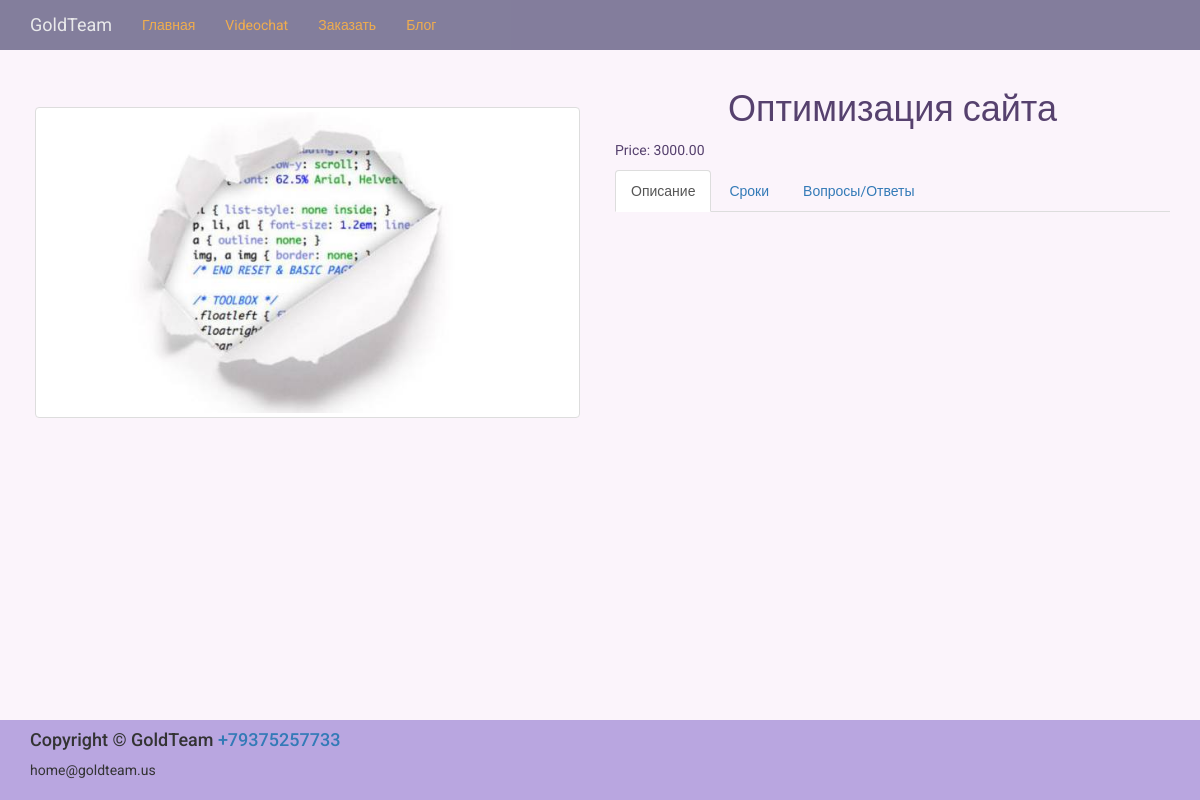
/product/5/, run on the app's committed database.
### products/models.py (models this page shows, shortened)
class ProductImage(models.Model):
    product = models.ForeignKey(Product, blank=True, null=True, default=None)
    image = models.ImageField(upload_to='products_images/')
    is_active = models.BooleanField(default=True)
    is_main = models.BooleanField(default=False)
    created = models.DateTimeField(auto_now_add=True, auto_now=False)
    updated = models.DateTimeField(auto_now_add=False, auto_now=True)
    class Meta:
        verbose_name = 'Фотография'
        verbose_name_plural = 'Фотографии'

class Product(models.Model):
    name = models.CharField(max_length=64, blank=True, null=True, default=None)
    price = models.DecimalField(max_digits=10, decimal_places=2, default=0)  # price*nmb
    discount = models.IntegerField(default=0)
    category = models.ForeignKey(ProductCategory, blank=True, null=True, default=None)
    short_description = models.TextField(blank=True, null=True, default=None)
    description = models.TextField(blank=True, null=True, default=None)
    is_active = models.BooleanField(default=True)
    created = models.DateTimeField(auto_now_add=True, auto_now=False)
    updated = models.DateTimeField(auto_now_add=False, auto_now=True)
    class Meta:
        verbose_name = 'Товар'
        verbose_name_plural = 'Товары'

### products/views.py (the view)
# urls.py: url(r'^product/(?P<product_id>\w+)/$', views.product, name='product'),
def product(request, product_id):
    product = Product.objects.get(id=product_id)
    session_key = request.session.session_key
    if not session_key:
        request.session.cycle_key()
    print(request.session.session_key)
    return render(request, 'products/product.html', locals())

### orders/context_processors.py (called while the page is built)
def getting_basket_info(request):
    session_key = request.session.session_key
    if not session_key:
        request.session["session_key"] = 123
        request.session.cycle_key()
    products_in_basket = ProductInBasket.objects.filter(session_key=session_key, is_active=True, order__isnull=True)
    products_total_nmb = products_in_basket.count()
    return locals()

### templates/products/product.html (shortened to what this page needs)
{% extends 'base.html' %}
{% load static %}
{% block content %}
    <div class="container" xmlns="http://www.w3.org/1999/html">
        <div class="row">
            <div class="col-lg-6 product-image-item">
                {% for image_item in product.productimage_set.all %}
                    <div class="product-image-item">
                        <img src="{{ image_item.image.url }}" class="img-responsive center-block img-thumbnail">
                    </div>
                {% endfor %}
            </div>
            <div class="col-lg-6 indent">
                <h1 class="text-center color" >
                    {{ product.name }}
                </h1>
                <div class="color">
                    <p>
                        Price: {{ product.price }}
                    </p>
                </div>
                <div>
                      <ul class="nav nav-tabs" role="tablist">
                        <li role="presentation" class="active">
                            <a href="#description" aria-controls="home" role="tab" data-toggle="tab">
                                Описание
                            </a>
                        </li>
                        <li role="presentation">
                            <a href="#about" aria-controls="profile" role="tab" data-toggle="tab">
                                Сроки
                            </a>
                        </li>
                        <li role="presentation"><a href="#messages" aria-controls="messages" role="tab" data-toggle="tab">Вопросы/Ответы</a></li>
                      </ul>
                      <div class="tab-content product-description-tabs">
                      </div>
                </div>
            </div>
        </div>
    </div>
{% endblock %}

### static/static_prod/static_dev/css/style.css (style rules this page uses)
html, body { height: 100%; font-family: 'Roboto', sans-serif; background: #FBF4FB; background-position: top; }
.img-responsive { display: block; max-width: 100%; height: auto; }
.product-description-tabs { padding: 10px; color: #66512c; }
.color { color: #56416e; }
.indent { margin-top: 6%; }
.product-image-item { margin-top: 5%; display: flex; justify-content: center; padding: 10px; flex-direction: column; }

### data on the page
ProductImage: image (picture)
Product: name "Оптимизация сайта", price "3000.00"
